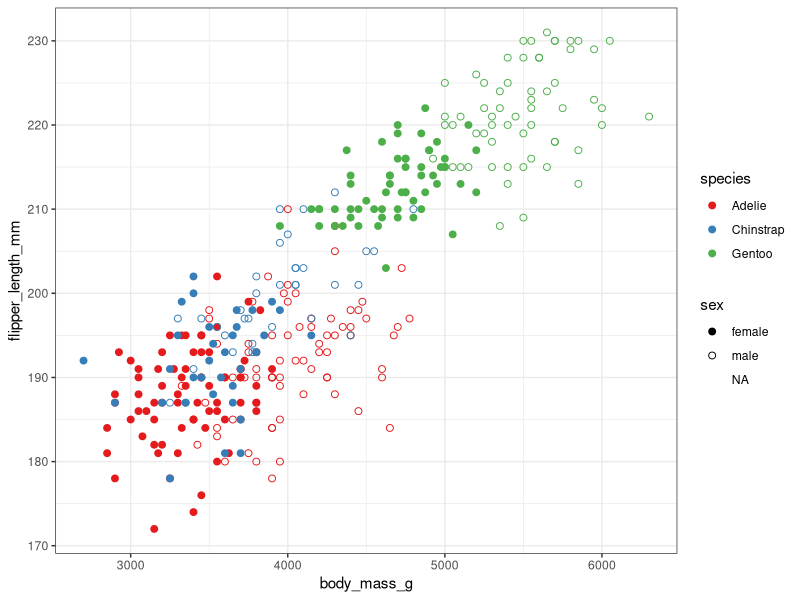
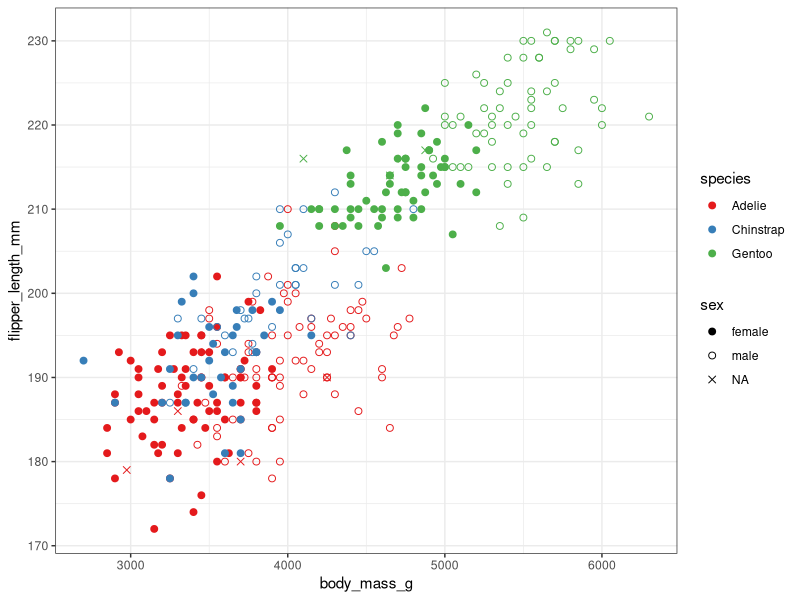
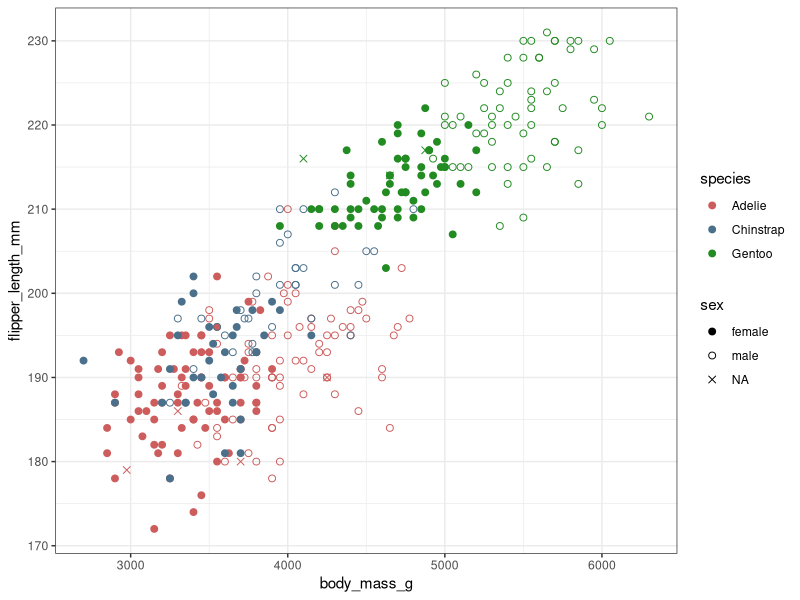
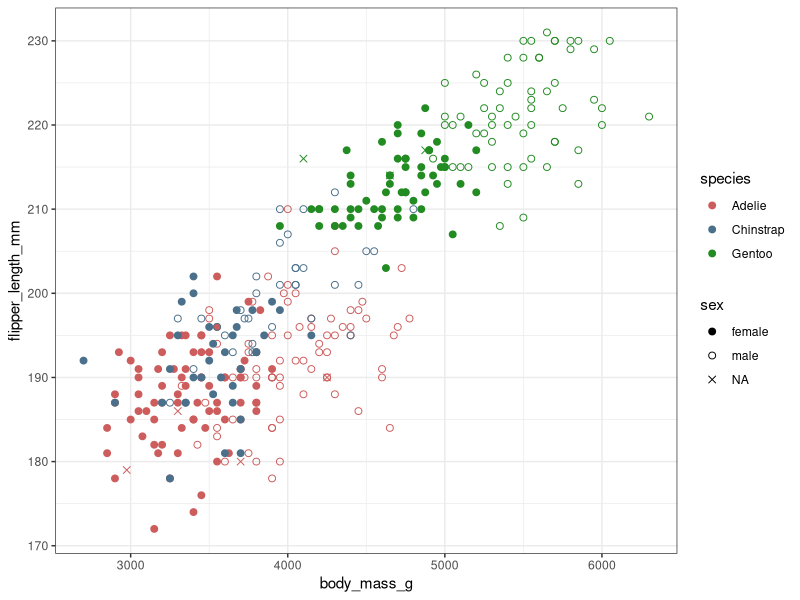
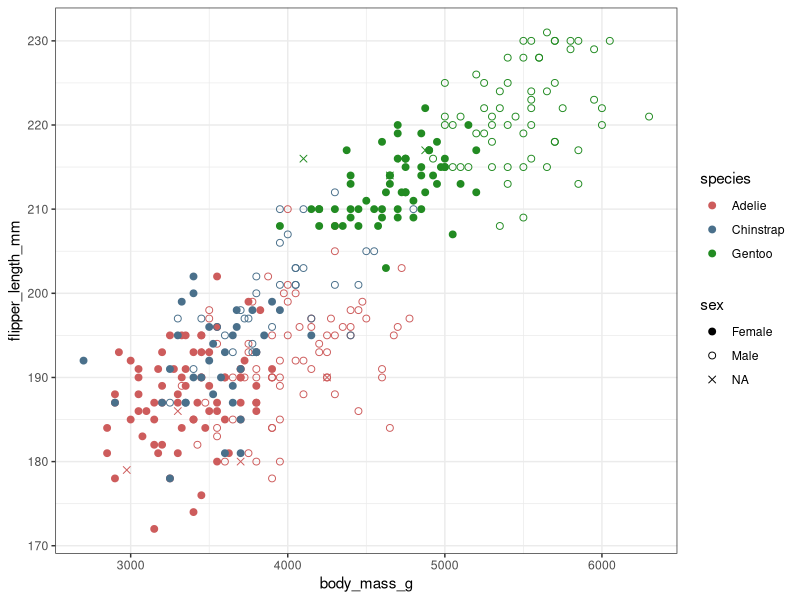
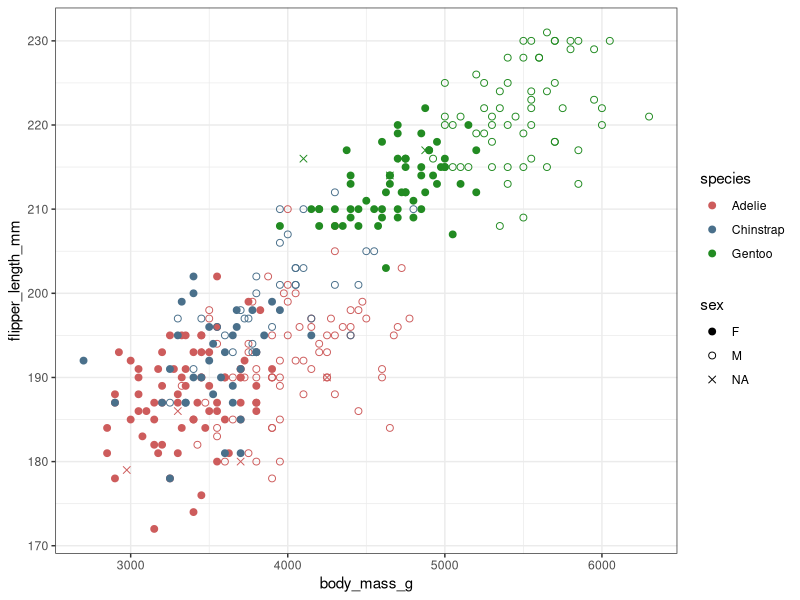
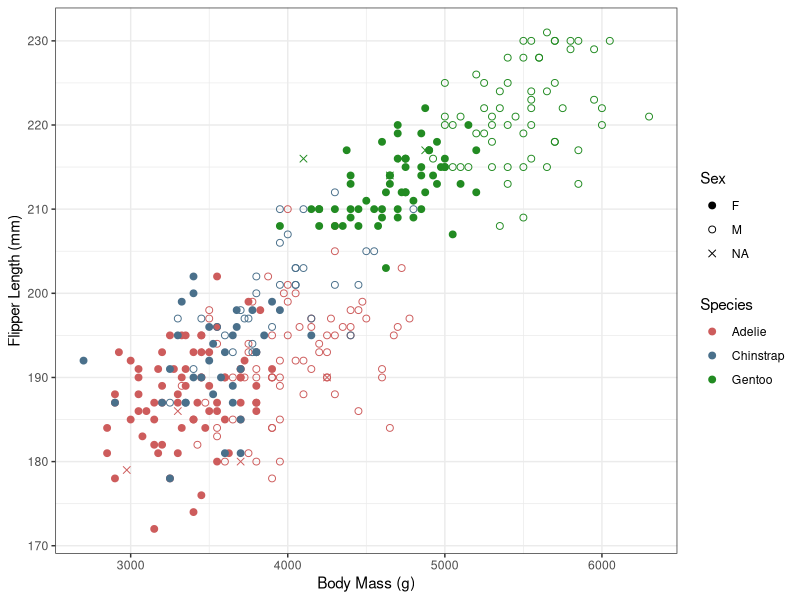

These charts were generated, in order, by the following R code:
## ---- chunk 1
library(palmerpenguins)
library(tidyverse)
theme_set(theme_bw())
penguins
## ---- chunk 2
#| output-location: column
penguins |>
  ggplot(
    aes(body_mass_g, flipper_length_mm)
  ) +
  geom_point(
    aes(colour = species, shape = sex), 
    size = 2
  ) +
  scale_colour_brewer(palette = "Set1") +
  scale_shape_manual(values = c(19, 1))
## ---- chunk 3
#| code-line-numbers: '11-12|1-13'
#| output-location: column
penguins |>
  ggplot(
    aes(body_mass_g, flipper_length_mm)
  ) +
  geom_point(
    aes(colour = species, shape = sex), 
    size = 2
  ) +
  scale_colour_brewer(palette = "Set1") +
  scale_shape_manual(
    values = c(female = 19, male = 1), 
    na.value = 4
  )
## ---- chunk 4
colours() |> head(20)
## ---- chunk 5
colours() |> str_subset("blue")
## ---- chunk 6
#| code-line-numbers: '10-14|1-19'
#| output-location: column
penguins |>
  ggplot(
    aes(body_mass_g, flipper_length_mm)
  ) +
  geom_point(
    aes(colour = species, shape = sex), 
    size = 2
  ) +
  scale_colour_manual(
    values = c(
      Adelie = "indianred", 
      Chinstrap = "skyblue4",
      Gentoo = "forestgreen"
    )
  ) +
  scale_shape_manual(
    values = c(female = 19, male = 1), 
    na.value = 4
  )
## ---- chunk 7
#| code-line-numbers: '1-5,14|1-18'
#| output-location: column
my_colours <- c(
  Adelie = "indianred", 
  Chinstrap = "skyblue4",
  Gentoo = "forestgreen"
)
penguins |>
  ggplot(
    aes(body_mass_g, flipper_length_mm)
  ) +
  geom_point(
    aes(colour = species, shape = sex), 
    size = 2
  ) +
  scale_colour_manual(values = my_colours) +
  scale_shape_manual(
    values = c(female = 19, male = 1), 
    na.value = 4
  )
## ---- chunk 8
#| code-line-numbers: '11|1-12'
#| fig-show: hide
penguins |>
  ggplot(
    aes(body_mass_g, flipper_length_mm)
  ) +
  geom_point(
    aes(colour = species, shape = sex), size = 2
  ) +
  scale_colour_manual(values = my_colours) +
  scale_shape_manual(
    values = c(female = 19, male = 1), na.value = 4,
    labels = str_to_title
  )
## ---- chunk 9
#| code-line-numbers: '11|1-12'
#| fig-show: hide
penguins |>
  ggplot(
    aes(body_mass_g, flipper_length_mm)
  ) +
  geom_point(
    aes(colour = species, shape = sex), size = 2
  ) +
  scale_colour_manual(values = my_colours) +
  scale_shape_manual(
    values = c(female = 19, male = 1), na.value = 4,
    labels = \(x) x |> str_to_title() |> str_extract("^[MF]")
  )
## ---- chunk 10
#| code-line-numbers: '13-16|1-16'
#| fig-show: hide
penguins |>
  ggplot(
    aes(body_mass_g, flipper_length_mm)
  ) +
  geom_point(
    aes(colour = species, shape = sex), size = 2
  ) +
  scale_colour_manual(values = my_colours) +
  scale_shape_manual(
    values = c(female = 19, male = 1), na.value = 4,
    labels = \(x) x |> str_to_title() |> str_extract("^[MF]")
  ) +
  labs(
    x = "Body Mass (g)", y = "Flipper Length (mm)",
    colour = "Species", shape = "Sex"
  )
